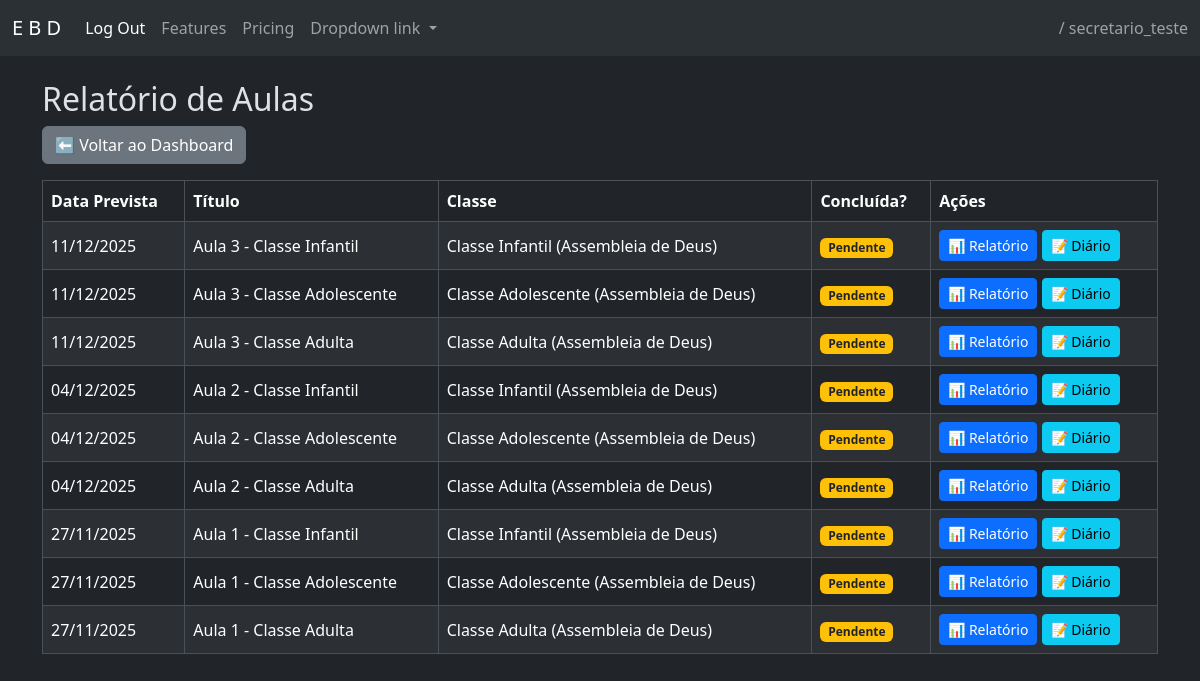
The app's page /aulas/list/ (signed in) with its own data.
### base/models.py (models this page shows, shortened)
class Usuario(AbstractUser):
    ROLE_CHOICES = [
        ('superintendente', 'Superintendente'),
        ('secretario', 'Secretário'),
        ('professor', 'Professor'),
    ]
    igreja = models.ForeignKey(Igreja, on_delete=models.PROTECT, related_name="usuarios", null=True, blank=True)
    role = models.CharField("Cargo", max_length=50, choices=ROLE_CHOICES, default='professor')
    class Meta:
        verbose_name = "Usuário"
        verbose_name_plural = "Usuários"

class Aula(models.Model):
    trimestre = models.ForeignKey(Trimestre, on_delete=models.PROTECT, related_name="aulas")
    classe = models.ForeignKey(Classe, on_delete=models.PROTECT, related_name="aulas")
    titulo = models.CharField("Título da Aula", max_length=200)
    data_prevista = models.DateField(default=timezone.now)
    concluida = models.BooleanField(default=False)
    class Meta:
        verbose_name = "Aula"
        verbose_name_plural = "Aulas"
        ordering = ["data_prevista"]

class Classe(models.Model):
    igreja = models.ForeignKey(Igreja, on_delete=models.PROTECT, related_name="classes")
    nome = models.CharField("Nome da Classe", max_length=100)
    class Meta:
        verbose_name = "Classe"
        verbose_name_plural = "Classes"
        ordering = ["igreja", "nome"]

class Igreja(models.Model):
    nome = models.CharField("Nome da Igreja", max_length=100, unique=True)
    class Meta:
        verbose_name = "Igreja"
        verbose_name_plural = "Igrejas"
        ordering = ["nome"]

### base/views.py (the view)
# urls.py: path('aulas/list/', views.aula_list, name='aula_list'),
@user_passes_test(is_secretario_or_superintendente)
def aula_list(request):
    aulas = Aula.objects.all().order_by('-data_prevista')
    return render(request, 'aula_list.html', {'aulas': aulas})

### base/views.py (called while the page is built)
def is_secretario_or_superintendente(user): return user.is_authenticated and user.role in ['secretario', 'superintendente']

### base/templates/aula_list.html
{% extends 'base.html' %}
{% block conteudo %}
<div class="container py-4">
  <h2>Relatório de Aulas</h2>
  <div class="mb-3">
    <a class="btn btn-secondary" href="{% url 'dashboard' %}">⬅ Voltar ao Dashboard</a>
  </div>
  {% if aulas %}
    <div class="table-responsive">
      <table class="table table-bordered table-striped align-middle">
        <thead class="table-dark">
          <tr>
            <th>Data Prevista</th>
            <th>Título</th>
            <th>Classe</th>
            <th>Concluída?</th>
            <th>Ações</th>
          </tr>
        </thead>
        <tbody>
          {% for aula in aulas %}
          <tr>
            <td>{{ aula.data_prevista|date:"d/m/Y" }}</td>
            <td>{{ aula.titulo }}</td>
            <td>{{ aula.classe.nome }} ({{ aula.classe.igreja.nome }})</td>
            <td>
              {% if aula.concluida %}
                <span class="badge bg-success">Concluída</span>
              {% else %}
                <span class="badge bg-warning text-dark">Pendente</span>
              {% endif %}
            </td>
            <td>
              <a href="{% url 'relatorio_aula' aula.id %}" class="btn btn-primary btn-sm">
                📊 Relatório
              </a>
              {% if not aula.concluida %}
                <a href="{% url 'diario_registro' aula.id %}" class="btn btn-info btn-sm">
                  📝 Diário
                </a>
              {% endif %}
            </td>
          </tr>
          {% endfor %}
        </tbody>
      </table>
    </div>
  {% else %}
    <div class="alert alert-info text-center">
      Nenhuma aula registrada no sistema.
    </div>
  {% endif %}
</div>
{% endblock conteudo %}

### base/templates/base.html (shortened to what this page needs)
{% load static %}
<!doctype html>
<html lang="pt-br">
	<head>
		<link href="https://cdn.jsdelivr.net/npm/bootstrap@5.3.8/dist/css/bootstrap.min.css" rel="stylesheet">
	</head>
	<body data-bs-theme="dark">
		<nav class="navbar navbar-expand-lg bg-body-tertiary" data-bs-theme="dark">
				<div class="container-fluid">
						<a class="navbar-brand" href="#">E  B  D</a>
						<div class="collapse navbar-collapse" id="navbarNavDropdown">
						<ul class="navbar-nav">
								<li class="nav-item">
								<form action="{% url 'logout' %}" method="post">
										<button type="submit" class="nav-link active" aria-current="page"> Log Out </button>
								</form>
								</li>
								<li class="nav-item">
								<a class="nav-link" href="#">Features</a>
								</li>
								<li class="nav-item">
								<a class="nav-link" href="#">Pricing</a>
								</li>
								<li class="nav-item dropdown">
								<a class="nav-link dropdown-toggle" href="#" role="button" data-bs-toggle="dropdown" aria-expanded="false">
										Dropdown link
								</a>
								</li>
						</ul>
						<span class="navbar-text ms-auto">
								{{ perfil }} / {{request.user.username}}
						</span>
						</div>
				</div>
		</nav>
		<main>
			{% block conteudo %}{% endblock %}
		</main>
	</body>
</html>

### records on screen
Usuario: user.username "secretario_teste"
Aula: data_prevista "11/12/2025", titulo "Aula 3 - Classe Infantil", classe.nome "Classe Infantil", classe.igreja.nome "Assembleia de Deus", concluida "Pendente"
Aula: data_prevista "11/12/2025", titulo "Aula 3 - Classe Adolescente", classe.nome "Classe Adolescente", classe.igreja.nome "Assembleia de Deus", concluida "Pendente"
Aula: data_prevista "11/12/2025", titulo "Aula 3 - Classe Adulta", classe.nome "Classe Adulta", classe.igreja.nome "Assembleia de Deus", concluida "Pendente"
Aula: data_prevista "04/12/2025", titulo "Aula 2 - Classe Infantil", classe.nome "Classe Infantil", classe.igreja.nome "Assembleia de Deus", concluida "Pendente"
Aula: data_prevista "04/12/2025", titulo "Aula 2 - Classe Adolescente", classe.nome "Classe Adolescente", classe.igreja.nome "Assembleia de Deus", concluida "Pendente"
Aula: data_prevista "04/12/2025", titulo "Aula 2 - Classe Adulta", classe.nome "Classe Adulta", classe.igreja.nome "Assembleia de Deus", concluida "Pendente"
Aula: data_prevista "27/11/2025", titulo "Aula 1 - Classe Infantil", classe.nome "Classe Infantil", classe.igreja.nome "Assembleia de Deus", concluida "Pendente"
Aula: data_prevista "27/11/2025", titulo "Aula 1 - Classe Adolescente", classe.nome "Classe Adolescente", classe.igreja.nome "Assembleia de Deus", concluida "Pendente"
Aula: data_prevista "27/11/2025", titulo "Aula 1 - Classe Adulta", classe.nome "Classe Adulta", classe.igreja.nome "Assembleia de Deus", concluida "Pendente"
